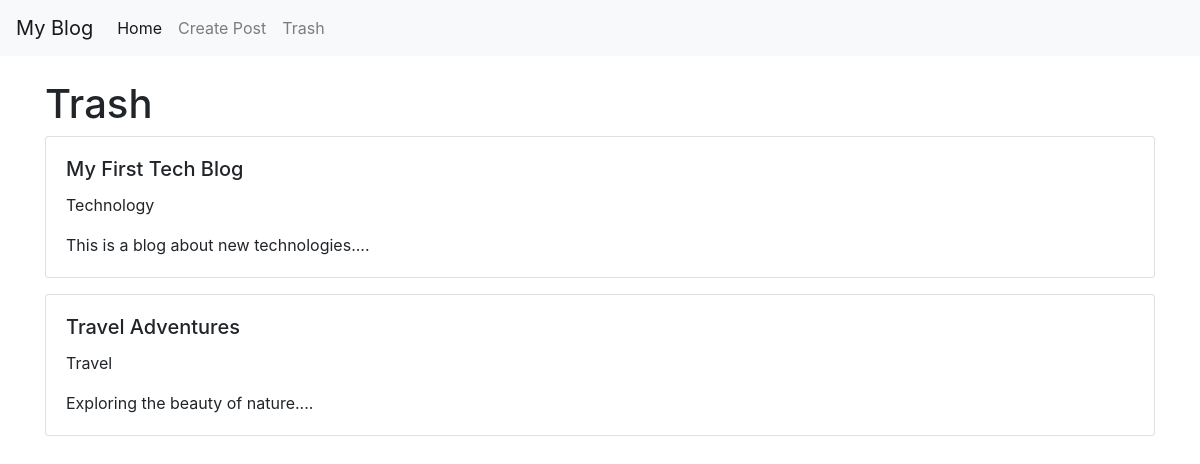
The app's page /trash.php with its own data.
### tables this page shows
CREATE TABLE posts(
    id INTEGER PRIMARY KEY AUTOINCREMENT,
    title TEXT NOT NULL,
    content TEXT NOT NULL,
    created_at DATETIME DEFAULT CURRENT_TIMESTAMP,
    is_deleted INTEGER DEFAULT 0,
    content_type TEXT DEFAULT 'markdown',
    category TEXT DEFAULT 'General'
);

### trash.php (the view, shortened to what this page needs)
<?php
include "header.php";
?>
    <div class="container mt-4">
        <h1>Trash</h1>
        <?php
            try{
                $db = new SQLite3('data.db');
                $results = $db->query('SELECT * FROM posts WHERE is_deleted = 1 ORDER BY created_at DESC');
                while($row = $results->fetchArray(SQLITE3_ASSOC)){
                    echo '<div class="card mb-3">';
                    echo '<div class="card-body">';
                    echo '<h5 class="card-title">' . htmlspecialchars($row["title"]) . '</h5>';
                    echo '<p class="card-text">' . htmlspecialchars($row["category"]) . '</p>';
                    echo '<p class="card-text">' . substr(htmlspecialchars($row["content"]), 0, 200).'...</p>';
                    echo '</div>';
                    echo '</div>';
                }
            } catch (Exception $e){
                echo '<p>' . $e->getMessage() . '</p>';
            }
            exit;
        ?>

### records on screen
posts: title "My First Tech Blog", category "Technology", content "This is a blog about new technologies."
posts: title "Travel Adventures", category "Travel", content "Exploring the beauty of nature."
